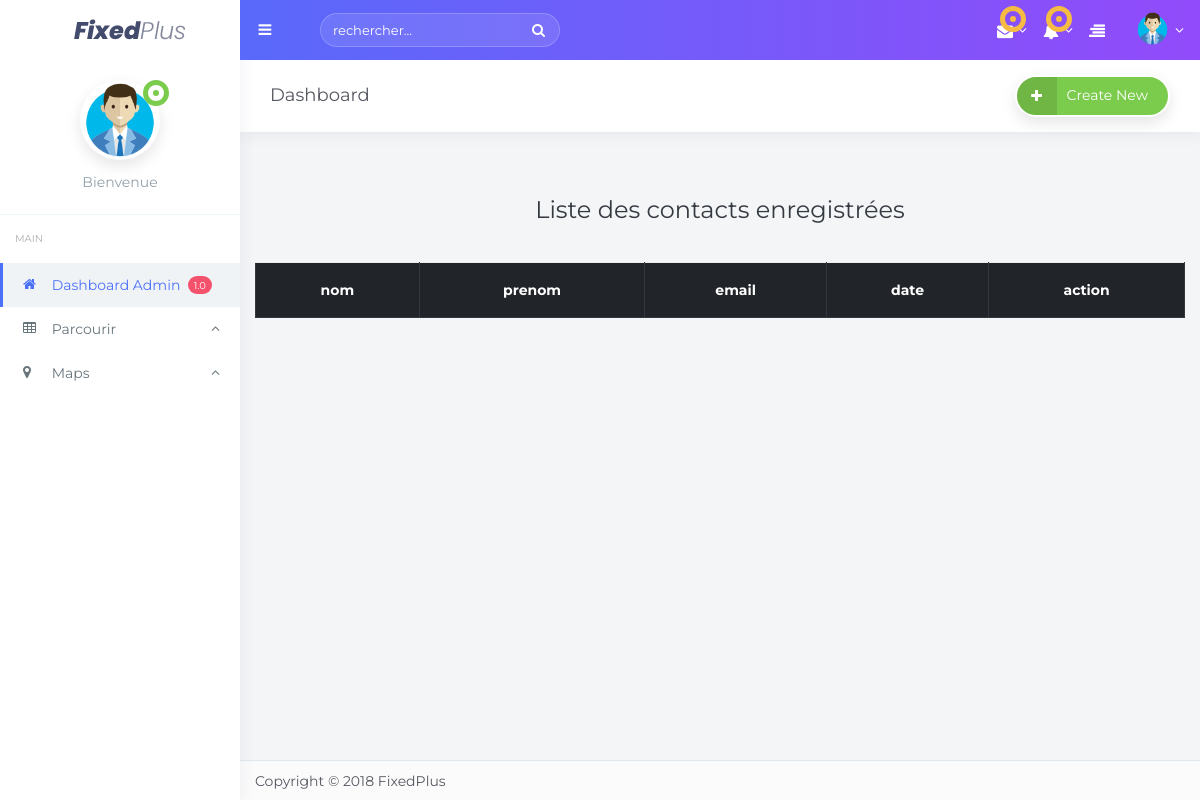
/pageadmin2/, run on an earlier commit of the app's database.
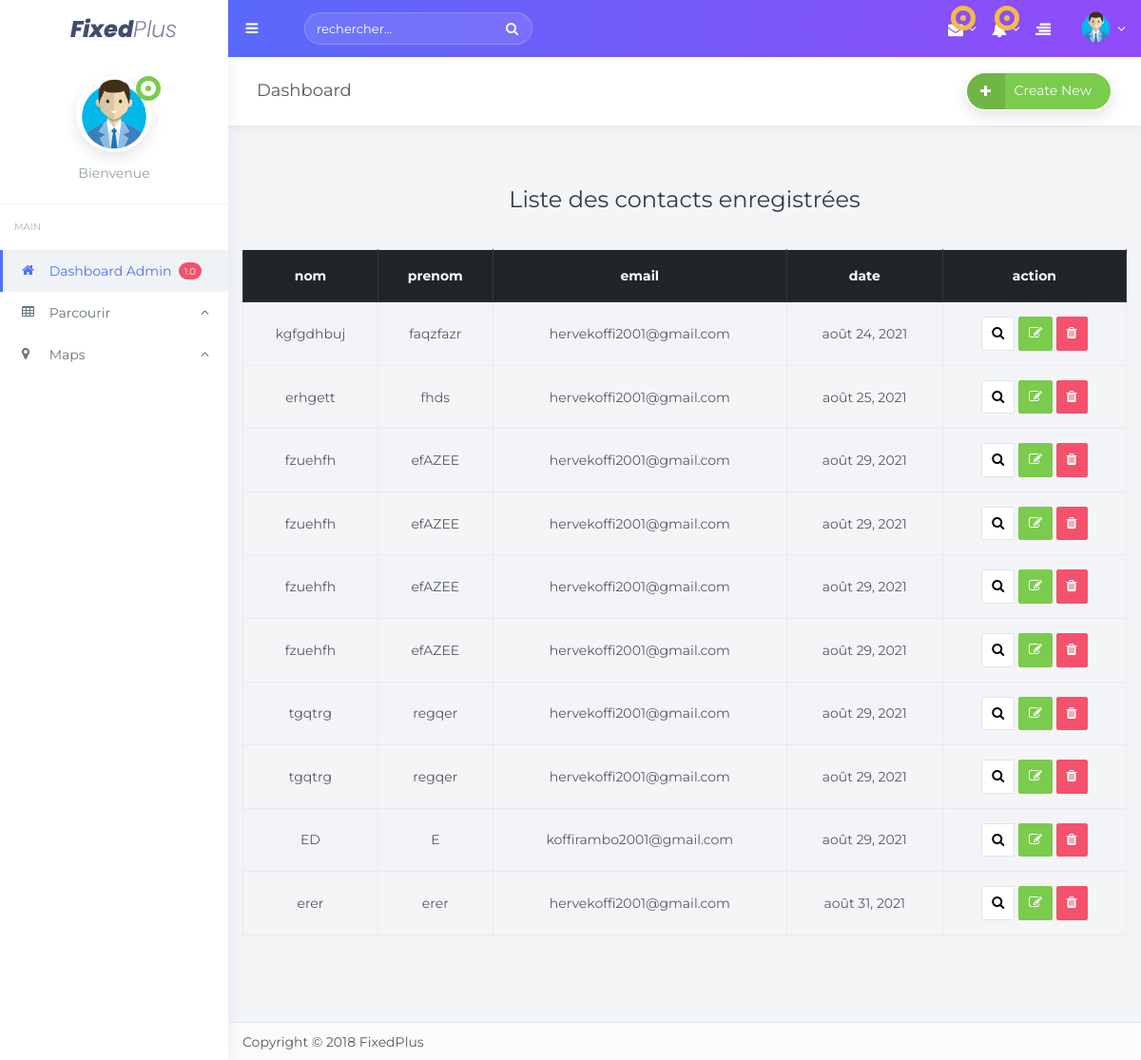
And on a later commit of the database.
### tchat/models.py (models this page shows)
class Contact(models.Model):
    nom=models.CharField(max_length=50)
    prenoms=models.CharField(max_length=50)
    email=models.EmailField()
    motdepass=models.CharField(max_length=8)
    localisation=models.CharField(max_length=50)
    gps=models.CharField(max_length=50)
    date = models.DateField(auto_now_add=True, null=True, blank=True, editable=False)

### tchat/views.py (the view)
# urls.py: path('pageadmin2/',adminView2,name ="adminView2"),
def adminView2(request):
       contacts = Contact.objects.all()
       context= {"contacts" :contacts}
       return render(request,"pageadmin2.html",context)

### tchat/templates/pageadmin2.html (shortened to what this page needs)
{% extends 'base3.html'%}
{% block content %}
{% load static %}
  <div class="row">
  <div class="text-dark text-center" style="padding:10px; margin:0;font-size:20px;width:100%;">&nbsp; <h2>Liste des contacts enregistrées</h2></div>
  <div style="clear:both; height: 20px">&nbsp;</div>
  <table id="table" class="table table-striped table-bordered table-white" style="width:100%;">
    <thead class="thead-dark">
    <tr class="text-center">
      <th>nom</th>
      <th>prenom</th>
      <th>email</th>
      <th>date</th>
      <th>action</th>
    </tr>
    </thead>
    <tbody>
      {% for contact in contacts %}
      <tr class="text-center">
        <td>{{contact.nom}}</td>
        <td>{{contact.prenoms}}</td>
        <td>{{contact.email}}</td>
        <td>{{contact.date}}</td>
        <td class="text-center">
        <button type="button" class="btn btn-sm btn-default"><i class="fa fa-search"></i></button>
				<button type="button" class="btn btn-sm btn-success"><i class="fa fa-edit"></i></button>
        <button type="button" class="btn btn-sm btn-danger"><i class="fa fa-trash"></i></button>
        </td>
      </tr>
      {% endfor %}
  </table>
  </div>
<div style="clear:both; height: 85px">&nbsp;</div>
{% endblock content %}

What changed in the data, as far as the page shows it:
added Contact: nom "kgfgdhbuj", prenoms "faqzfazr", email "hervekoffi2001@gmail.com", date "août 24, 2021"
added Contact: nom "erhgett", prenoms "fhds", email "hervekoffi2001@gmail.com", date "août 25, 2021"
added Contact: nom "fzuehfh", prenoms "efAZEE", email "hervekoffi2001@gmail.com", date "août 29, 2021"
added Contact: nom "fzuehfh", prenoms "efAZEE", email "hervekoffi2001@gmail.com", date "août 29, 2021"
added Contact: nom "fzuehfh", prenoms "efAZEE", email "hervekoffi2001@gmail.com", date "août 29, 2021"
added Contact: nom "fzuehfh", prenoms "efAZEE", email "hervekoffi2001@gmail.com", date "août 29, 2021"
added Contact: nom "tgqtrg", prenoms "regqer", email "hervekoffi2001@gmail.com", date "août 29, 2021"
added Contact: nom "tgqtrg", prenoms "regqer", email "hervekoffi2001@gmail.com", date "août 29, 2021"
added Contact: nom "ED", prenoms "E", email "koffirambo2001@gmail.com", date "août 29, 2021"
added Contact: nom "erer", prenoms "erer", email "hervekoffi2001@gmail.com", date "août 31, 2021"
